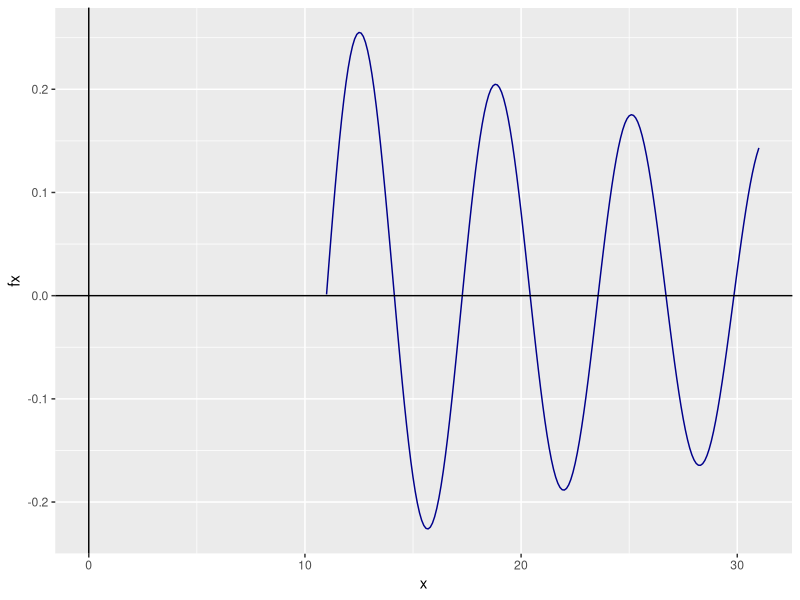
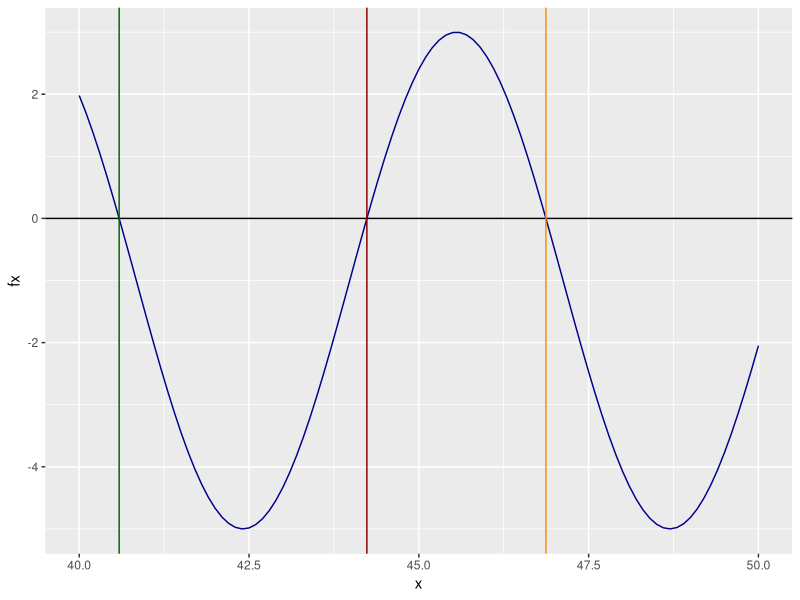

Generate these figures, in order, with R:
## ---- chunk 1
knitr::opts_chunk$set(echo = FALSE)
setwd(dirname(rstudioapi::getActiveDocumentContext()$path))
write_matex2 <- function(x) {
  begin = "\\begin{bmatrix}"
  end = "\\end{bmatrix}"
  X =
    apply(x, 1, function(x) {
      paste(
        paste(x, collapse = "&"),
        "\\\\"
      )
    })
  paste(c(begin, X, end), collapse = "")
}
## ---- chunk 2
  # Remplace 000000 a continuación por su número de resgistro y no edite nada más en este bloque
  NroReg = 895700

## ---- chunk 3
#No edite este bloque
set.seed(NroReg)
datos = matrix(rnorm(3000,10,2),nrow = 1000, ncol = 3)
A = round(cor(datos),4)
B = matrix(round(rnorm(16,10,5),0),nrow = 4, ncol = 4)
a5 <- round(runif(1,10,35))
op5 <- sample(c("y", "o"), size = 1)
b5 <- as.integer(round(runif(1,10000,20000),-2))
p5 <- sample(c("Francia", "Italia", "Alemania"), size = 1)
or5 <- sample(c("la cantidad", "el total"), size = 1)

p0_4 <- sample(c(1,0.1),size=1) 
Tol_4 <-round(runif(1,4,7))
a4 <-round(runif(1,3,5))
b4 <-round(runif(1,0.5,0.7),1)
c4 <-round(runif(1,8,11))
d4 <-round(runif(1,80,95))
e4 <-round(runif(1,0.5,1.05),2)
i4 <-round(runif(1,20,22))
g4 <-round(runif(1,1,5))
h4 <-round(runif(1,10,15))

a2 <-round(runif(1,2,10))
b2 <-round(runif(1,5,100))
c2 <-round(runif(1,1,10))
fu2 <-sample(c('cos(x)','sin(x)'),size=1) 
x0_2<-round(runif(1,30,40))
x1_2 <- x0_2 + 10
n2 <-round(runif(1,5,7))
p0_2 <- x0_2 + 1

fu1 <-sample(c('cos(x)','sin(x)'),size=1)
op1 <-sample(c('/','*'),size=1)
a1 <-round(runif(1,0.01,1.99),2)
x0_1<-round(runif(1,10,17))
x1_1 <- x0_1 + 20
p0_1 <- x0_1 + 5
p1_1 <- x0_1 + 8
n1 <-round(runif(1,8,15))
rm(datos)
  
## ---- chunk 4
  # Ingrese en este bloque de código las librerías que utilizará
  library(ggplot2)
  library(flextable)
  library(tidyverse)
 
## ---- chunk 5
f <- function(x){
  return(cos(x)/(x^0.54))
}
#Instancio un vector que me va a indicar los puntos en la función
x <- seq(11, 31, by = 0.1)

#Genero los puntos
fx <- f(x)

#Creo un data frame con los x e y
df <- data.frame(x, fx)

#Instancio los datos
gg_fx <- ggplot(data = df)

#Agrego la capa con los datos
gg_fx <- gg_fx + aes(x = x, y = fx)

#Est grafica una linea
gg_fx <- gg_fx + geom_line(linetype = 1, colour = "darkblue")

#Agrego el eje Y
gg_fx <- gg_fx + geom_hline(yintercept = 0, linetype = 1)

#Agrego el eje X
gg_fx <- gg_fx + geom_vline(xintercept = 0, linetype = 1)

#Grafico
gg_fx
## ---- chunk 6
 # Edite las líneas que considere erróneas
 # Comente al final de cada línea editada 
 Secante <- function(f,p0,p1,TOL,N){
    i <- 2
    q0 <- f(p0)
    q1 <- f(p1)
    while (i <= N){ #Mientas que i sea menor al numero máximo de iteraciones
      p = p1 - q1*(p1-p0)/(q1-q0) #Corregi la formula
      if (abs(p-p1) < TOL){ #La tolerancia se calcula en base a p, no q
        return(p)
      }
      i <- i + 1
      p0 = p1 #p0 = p1
      q0 = q1
      p1 = p #p1 = p
      q1 = f(p) #f(p)
    }
    return(paste('El metodo fallo luego de ', N, ' iteraciones')) #R es case sensitive
  } 

## ---- chunk 7
  #Debe usar el algoritmo dado en 1.1 (corregido por usted). No puede usar su propio algoritmo.
print(Secante(f = f, p0 = 13, p1 = 15, TOL = 0.0001, N = 100 ))
print(Secante(f = f, p0 = 15, p1 = 18, TOL = 0.0001, N = 100 ))
print(Secante(f = f, p0 = 20, p1 = 22, TOL = 0.0001, N = 100 ))
print(Secante(f = f, p0 = 25, p1 = 28, TOL = 0.0001, N = 100 ))
print(Secante(f = f, p0 = 28, p1 = 31, TOL = 0.0001, N = 100 ))
## ---- chunk 8
Secante <- function(f,p0,p1,TOL,N){
    i <- 2
    q0 <- f(p0)
    q1 <- f(p1)
    while (i <= N){ #Mientas que i sea menor al numero máximo de iteraciones
      p = p1 - q1*(p1-p0)/(q1-q0) #Corregi la formula
      
      if (abs(p-p1) < TOL){ #La tolerancia se calcula en base a p, no q
        return(p)
      }
      i <- i + 1
      p0 = p1 #p0 = p1
      q0 = q1
      p1 = p #p1 = p
      q1 = f(p) #f(p)
      
      if (i <= 8){
        print(paste("En la iteracion: ", i))
        print(paste("p vale: ", p))
        print(paste("p0 vale: ", p0))
        print(paste("q0 vale: ", q0))
        print(paste("p1 vale: ", p1))
        print(paste("q1 vale: ", q1))
      }
    }
    return(paste('El metodo fallo luego de ', N, ' iteraciones')) #R es case sensitive
}
print(paste("Converge a la raiz ubicada en:", Secante(f = f, p0 = 16, p1 = 19, TOL = 0.0001, N = 100)))
## ---- chunk 9
# Si no agrego la función F aca no me compila el RMD
# Una forma de solucionarlo es pasando la función como parámetro
f <- function(x){
  return(4*sin(x)-exp(46/x^3))
}
  # Ingrese aquí la función con el algoritmo que programó 
Newton <- function(p0, tol, n = 100){
  #Donde p0 es la aproximación inicial
  #El número máximo de iteraciones n viene por default en 100
  #Y tol es la toleranacia al error
  
  for (i in 1:n) {
    
    #Calculo p
    p <- p0 - (f(p0)/fprima(p0))
    
    if(abs(p-p0) <= tol){
      return(p)
    }
    
    p0 <- p
    
  }
  
  #En el caso de que falle el método
  return(paste('El método falla luego de: ', n, ' iteraciones'))
}
## ---- chunk 10
# En este bloque, aplique el algoritmo para hallar las raíces. No olvide imprimir los resultados.
# Incluya aquí mismo cualquier cálculo adicional que requiera.
fprima <- D(expression(4*sin(x)-exp(46/x^3)), "x")

# fprima

fprima <- function(x){
  return(4 * cos(x) + exp(46/x^3) * (46 * (3 * x^2)/(x^3)^2))
}

raiz1 <- Newton(p0 = 40.625, tol = 0.001)
print(raiz1)
raiz2 <- Newton(p0 = 44, tol = 0.001)
print(raiz2)
raiz3 <- Newton(p0 = 46.5, tol = 0.001)
print(raiz3)
## ---- chunk 11
  # Aquí puede modificar el algoritmo RF del punto anterior para que imprima, o bien puede realizar las cuentas "a mano" (paso a paso, cada una de las iteraciones)
Newton(p0 = 41, tol = 0.0001, n = 6)
## ---- chunk 12
#Instancio un vector que me va a indicar los puntos en la función
x <- seq(40, 50, by = 0.1)

#Genero los puntos
fx <- f(x)

#Creo un data frame con los x e y
df <- data.frame(x, fx)

#Instancio los datos
gg_fx <- ggplot(data = df)

#Agrego la capa con los datos
gg_fx <- gg_fx + aes(x = x, y = fx)

#Est grafica una linea
gg_fx <- gg_fx + geom_line(linetype = 1, colour = "darkblue")

#Agrego el eje Y
#No agrego el eje X porque no tiene mucho sentido
gg_fx <- gg_fx + geom_hline(yintercept = 0, linetype = 1)

#Grafico las raices
gg_fx <- gg_fx + geom_vline(xintercept = raiz1, linetype = 1, colour="darkgreen")
gg_fx <- gg_fx + geom_vline(xintercept = raiz2, linetype = 1, colour="darkred")
gg_fx <- gg_fx + geom_vline(xintercept = raiz3, linetype = 1, colour="darkorange")

#Grafico
gg_fx
## ---- chunk 13
  # En este bloque de código debe ingresar su algoritmo de Cholesky
Cholesky <- function(A){
  n <- nrow(A)
  
  L <- matrix(rep(0, times = n^2), nrow = n, ncol = n, byrow = TRUE)
  
  # Paso 1 ------------------------------------------------------------------
  L[1,1] <- sqrt(A[1,1])
  

  # Paso 2 ------------------------------------------------------------------
  for (j in 2:n){
    L[j,1] <- A[j,1]/L[1,1]
  }
  

  # Paso 3 ------------------------------------------------------------------
  for (i in 2:(n-1)) {

    # Paso 4 ------------------------------------------------------------------
    suma <- 0
    for (k in 1:(i-1)) {
      suma <- suma + L[i,k]^2
    }
    
    L[i,i] <- sqrt(A[i,i] - suma)
    

    # Paso 5 ------------------------------------------------------------------
    for (j in (i+1):n) {
      
      suma <- 0
      for (k in 1:(i-1)) {
        suma <- suma + L[j,k]*L[i,k]
      }
      
      L[j,i] <- (A[j,i] - suma)/L[i,i] 
      
    }
  }
  
  # Paso 6 ------------------------------------------------------------------
  suma <- 0
  for (k in 1:(n-1)) {
    suma <- suma + L[n,k]^2
  }
  
  L[n,n] <- sqrt(A[n,n]-suma)
  
  return(L)
  
}
## ---- chunk 14
# En este bloque de código debe Aplicar el algoritmo a la matriz A, e imprimir el resultado
A <- matrix(c(1, 0.0481, 0.0105,
              0.0481, 1, 0.0116,
              0.0105, 0.0116, 1), nrow = 3, ncol = 3, byrow = TRUE)

test <- Cholesky(A)

print(test)

# Con esto testeo que el algoritmo sea correcto
# print(test%*%t(test))
## ---- chunk 15
  # En este bloque de código debe ingresar su algoritmo LU
LU <- function(matriz_coeficientes){
  n_incognitas = nrow(matriz_coeficientes)
  
  L <- matrix(rep(0, times = n_incognitas^2), nrow = n_incognitas, ncol = n_incognitas, byrow = TRUE)
  U <- matrix(rep(0, times = n_incognitas^2), nrow = n_incognitas, ncol = n_incognitas, byrow = TRUE)
  
  # -------- PASO 1
  for (i in 1:(n_incognitas-1)) {
    #Completo con 1 la diagonal principal de L.
    L[i,i] <- 1
    
    for (j in (i+1):n_incognitas) {
      L[i,j] <- 0
    }
  }
  
  #El último lo completo a mano
  L[n_incognitas, n_incognitas] <- 1
  
  U[1,1] <- matriz_coeficientes[1,1]
  
  
  if(U[1,1] == 0){
    return("factorizacion imposible")
  }
  
  # -------- PASO 2
  
  for (j in 2:n_incognitas) {
    U[1,j] <- matriz_coeficientes[1,j]
    L[j,1] <- matriz_coeficientes[j,1]/U[1,1]
  }
  
  
  # -------- PASO 3
  
  for(i in 2:(n_incognitas-1)){
    
    # -------- PASO 4
    suma <- 0
    for (k in 1:(i-1)) {
      suma <- suma + L[i,k]*U[k,i]
    }
    
    U[i,i] <- matriz_coeficientes[i,i] - suma
    
    
    if(U[i,i] == 0){
      return("factorizacion imposible")
    }
    
    # -------- PASO 5
    
    for (j in (i+1):n_incognitas) {
      sumaU <- 0
      sumaL <- 0
      for (k in 1:(i-1)) {
        sumaU <- sumaU + L[i,k]*U[k,j]
        sumaL <- sumaL + L[j,k]*U[k,i]
      }
      
      U[i,j] <- (1/L[i,i])* (matriz_coeficientes[i,j] - sumaU)
      L[j,i] <- (1/U[i,i])* (matriz_coeficientes[j,i] - sumaL)
      
    }
    
    
  }
  
  
  # -------- PASO 6
  
  
  suma <- 0
  for (k in 1:(n_incognitas-1)) {
    suma <- suma + L[n_incognitas,k]*U[k,n_incognitas]
  }
  U[n_incognitas, n_incognitas] <- matriz_coeficientes[n_incognitas,n_incognitas] - suma
  
  
  # -------- PASO 7
  return(list("L" = L, "U" = U))
}
## ---- chunk 16
# En este bloque de código debe Aplicar el algoritmo a la matriz A, e imprimir el resultado

A <- matrix(c(10, 8, 6, 8,
              6, 5, 19, 8,
              9, 11, 5, 16,
              9, -7, 6, 9), nrow = 4, ncol = 4, byrow = TRUE)

LU(matriz_coeficientes = A)

# Testeo que el algoritmo sea corrercto
# L <- LU(A)$L
# U <- LU(A)$U
# 
# L%*%U
    
## ---- chunk 17
# En este bloque de código debe ingresar su algoritmo junto con las funciones que considere necesarias

newton <- function(x, TOL, N = 100, ecuaciones){
  # x: aproximación inicial
  # TOL: tolerancia
  # N: cantidad maxima de iteraciones
  
  # Instancio las variables -------------------------------------------------
  # n: número de ecuaciones e incognitas
  n <- length(ecuaciones)
  # funciones valuadas en cero
  f0 <- rep(NA, n)
  jacobiano = matrix(rep(NA, n*n), nrow = n, ncol = n)
  
  # Comienza el método ------------------------------------------------------
  for (max_reps in 1:N) {
    # Recorro las filas
    for (i in 1:n) {
      #Evaluo las ecuaciones 
      f0[i] <- eval(ecuaciones[i], x)
      # Recorro las columnas
      for (j in 1:n){
        # Derivo en cada variable y evaluo
        jacobiano[i,j] <- eval((D(ecuaciones[i], glue::glue("x",j))), x)
      }
    }
    
    #Calcula la inversa de una matriz
    y0 <- solve(jacobiano) %*% (-f0)
    x <- y0 + unlist(x, use.names=FALSE)
    
    norma <- norm(y0,type = 'M')
    if (norma < TOL) {
      return(x)
    }
    
    x0 <- list()
    for (i in 1:n) {
      x0[glue::glue("x",i)] <- x[i]
    }
    x <- x0
    
  }
  
  return("Numero de iteraciones maximo excedido")
}

## ---- chunk 18
# Siendo x1 = x; x2 = y; x3 = z 
# En este bloque de código debe aplicar el algoritmo e imprimir el resultado
print(newton(x = list(x1 = 1, x2 = 1, x3 = -1), TOL = 10^-6, 
       ecuaciones = c(
                      expression(3*x1-cos(x2*x3)-0.5),
                      expression(9*x1^2-93*(x2+0.1)^2+sin(x3)+0.52),
                      expression(exp(-x1*x2)+21*x3-4+(14/3)*pi)
                      )
)) 
